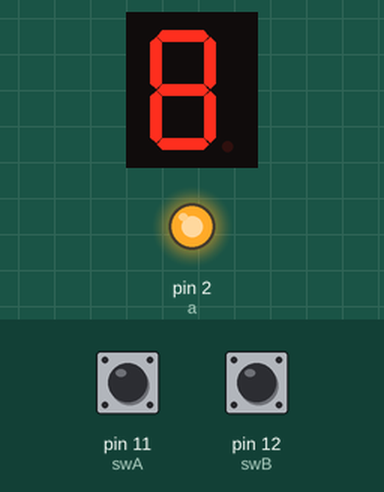
A sketch run on a simulated Arduino Uno, built with avr-gcc and run on an emulated ATmega328P. Parts: 1-digit seven-segment display, output pins drawn as LEDs (lit = HIGH). Wiring (inferred from the names in the program): 1-digit 7-segment display, segments lit when HIGH: segments pin 3, pin 4, pin 6, pin 7, pin 8, pin 9, pin 5. Inputs (shaded band) come from the test bench; at power-on: pin 12 (swB) HIGH, pin 11 (swA) HIGH. Random numbers use the default seed unless the sketch sets one; the segment pins are drawn as the display they are named for; pins used as bus, display or sensor lines are not drawn.

Above: at 1.4 s.
1.5 s: pin 12 (swB) pulled LOW for 0.15 s
At 3.52 s:
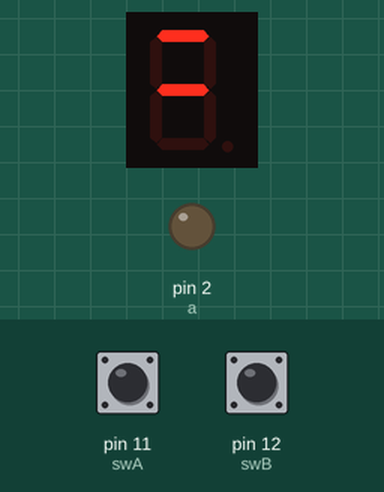
At 4.1 s:
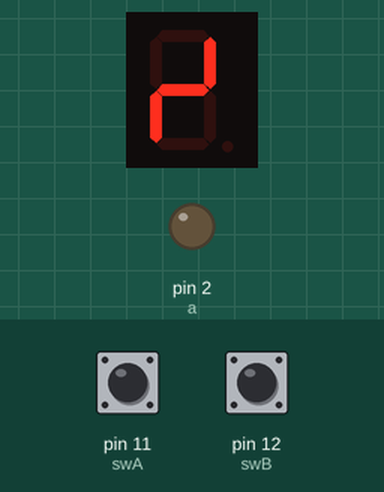
Timing chart, 0 to 9.1 s (numbered marks = the images above; inputs shaded):
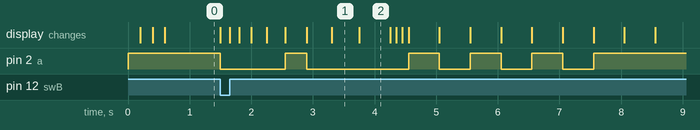

Measured:
- after the input at 1.5 s, pin 2 (a): goes LOW 1.1 s, HIGH 0.35 s, LOW 1.7 s, 3 × (HIGH 0.50 s, LOW 0.50 s), then HIGH, starting at once; the display: first changes at once (image 1 shows a later state)
- what the display in image 1 shows lasts 0.5 s, from 3.3 s to 3.8 s

The sketch:

Assignment2.ino
```cpp
#define a 2
#define b 3
#define c 4
#define dp 5
#define d 6
#define e 7
#define f 8
#define g 9
#define swA 11
#define swB 12

void startGame();
void showSelect();
void showRandom();
void gameWin();

int num=99, randnum=99;
unsigned long long timeA;
int NUM[48]={0,1,1,0,0,0,0,0,  1,1,0,0,1,1,0,1,  1,1,1,0,1,0,0,1,  0,1,1,0,0,0,1,1,  1,0,1,0,1,0,1,1,  1,0,1,0,1,1,1,1};

void setup() {
  pinMode(a, OUTPUT);
  pinMode(b, OUTPUT);
  pinMode(c, OUTPUT);
  pinMode(dp, OUTPUT);
  pinMode(d, OUTPUT);
  pinMode(e, OUTPUT);
  pinMode(f, OUTPUT);
  pinMode(g, OUTPUT);
  pinMode(swA, INPUT_PULLUP);
  pinMode(swB, INPUT_PULLUP);
}

void loop() {
  startGame();

// Select Number ==================================
  if(digitalRead(swA)==LOW && millis()-timeA>200)
  {
    timeA=millis();
    if(num==6) num=1;
    else num++;
    showSelect();
  }

// Random Number ===================================
  if(digitalRead(swB)==LOW && digitalRead(swA)==HIGH)
  {
    for(int i=1; i<=10; i++)
    {
       randnum = random(1,7);
       showRandom();
       delay(i*50);
    }
    digitalWrite(dp,LOW); delay(100); digitalWrite(dp,HIGH); delay(100); digitalWrite(dp,LOW); delay(100); digitalWrite(dp,HIGH);
  }

// Check result ======================================
  if(num==randnum)
  {
    for(int j=0; j<3;j++)
    {
      for(int i=2;i<=9;i++) digitalWrite(i,HIGH);
      delay(500);
      showRandom();
      delay(500);
    }

    for(int i=2;i<=9;i++) digitalWrite(i,HIGH);
    gameWin();
    num=99; randnum=99;
    delay(1000);
  }
  else if(num!=randnum && randnum!=99)
  {
    for(int j=0; j<3;j++)
    {
      for(int i=2;i<=9;i++) digitalWrite(i,HIGH);
      delay(500);
      showRandom();
      delay(500);
    }
    for(int i=2;i<=9;i++) digitalWrite(i,HIGH);
    gameLose();
    num=99; randnum=99;
    delay(1000);
  }
}

// function ============================================================
void showSelect()
{
  for(int i=(num*8)-8;i<=(num*8)-1;i++)
    {
      if(NUM[i]==1) digitalWrite((i%8)+2,LOW);
      else digitalWrite((i%8)+2,HIGH);
    }
}

void showRandom()
{
  for(int i=(randnum*8)-8;i<=(randnum*8)-1;i++)
  {
     if(NUM[i]==1) digitalWrite((i%8)+2,LOW);
     else digitalWrite((i%8)+2,HIGH);
  }
}

void startGame()
{
  if(num==99)
  {
    for(int i=2;i<=9;i++) digitalWrite(i,HIGH);
    digitalWrite(dp,LOW); delay(200); digitalWrite(dp,HIGH); delay(200); digitalWrite(dp,LOW); delay(200); digitalWrite(dp,HIGH);
    num=0;
  }
}

void gameWin()
{
  for(int j=0; j<3;j++)
    {
      for(int i=2;i<=8;i++)
      {
        if(i!=5)
        {
           digitalWrite(i, LOW);
           delay(100);
           digitalWrite(i, HIGH);
        }
      }
    }
}

void gameLose()
{
  for(int i=0;i<4;i++)
    {
      digitalWrite(9,LOW);
      delay(500);
      digitalWrite(9,HIGH);
      delay(500);
    }
}
```
